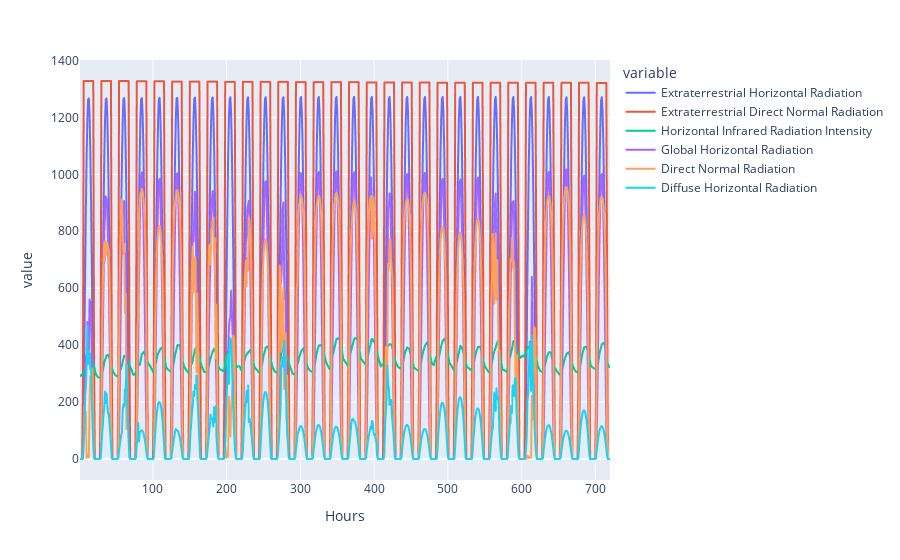

Notebook cell for this chart:
### Code cell
# data = a.dataframe[(a.dataframe["Month"]==6) & (a.dataframe["Year"]==1985)]
# data = a.dataframe[a.dataframe["Year"]==1985]
data = a.dataframe[a.dataframe["Month"]==6]
display(f"Data for months: {set(data['Month'])}, years: {set(data['Year'])}")
fig = px.line(data, x = "Hours", y = ["Extraterrestrial Horizontal Radiation",
    "Extraterrestrial Direct Normal Radiation" ,
    "Horizontal Infrared Radiation Intensity" ,
    "Global Horizontal Radiation" ,
    "Direct Normal Radiation" ,
    "Diffuse Horizontal Radiation" ])
fig.show()

### Figure 1 — Plotly figure (JSON) as saved in the notebook; plotly's stock layout.template omitted (floating-point values rounded to 4 significant figures; data arrays with more than 128 entries replaced by an {"elided": "..."} marker saying what was removed)
{"data": [{"hovertemplate": "variable=Extraterrestrial Horizontal Radiation<br>Hours=%{x}<br>value=%{y}<extra></extra>", "legendgroup": "Extraterrestrial Horizontal Radiation", "line": {"color": "#636efa", "dash": "solid"}, "marker": {"symbol": "circle"}, "mode": "lines", "name": "Extraterrestrial Horizontal Radiation", "showlegend": true, "type": "scattergl", "x": {"elided": "720 int values"}, "xaxis": "x", "y": {"elided": "720 int values"}, "yaxis": "y"}, {"hovertemplate": "variable=Extraterrestrial Direct Normal Radiation<br>Hours=%{x}<br>value=%{y}<extra></extra>", "legendgroup": "Extraterrestrial Direct Normal Radiation", "line": {"color": "#EF553B", "dash": "solid"}, "marker": {"symbol": "circle"}, "mode": "lines", "name": "Extraterrestrial Direct Normal Radiation", "showlegend": true, "type": "scattergl", "x": {"elided": "720 int values"}, "xaxis": "x", "y": {"elided": "720 int values"}, "yaxis": "y"}, {"hovertemplate": "variable=Horizontal Infrared Radiation Intensity<br>Hours=%{x}<br>value=%{y}<extra></extra>", "legendgroup": "Horizontal Infrared Radiation Intensity", "line": {"color": "#00cc96", "dash": "solid"}, "marker": {"symbol": "circle"}, "mode": "lines", "name": "Horizontal Infrared Radiation Intensity", "showlegend": true, "type": "scattergl", "x": {"elided": "720 int values"}, "xaxis": "x", "y": {"elided": "720 int values"}, "yaxis": "y"}, {"hovertemplate": "variable=Global Horizontal Radiation<br>Hours=%{x}<br>value=%{y}<extra></extra>", "legendgroup": "Global Horizontal Radiation", "line": {"color": "#ab63fa", "dash": "solid"}, "marker": {"symbol": "circle"}, "mode": "lines", "name": "Global Horizontal Radiation", "showlegend": true, "type": "scattergl", "x": {"elided": "720 int values"}, "xaxis": "x", "y": {"elided": "720 int values"}, "yaxis": "y"}, {"hovertemplate": "variable=Direct Normal Radiation<br>Hours=%{x}<br>value=%{y}<extra></extra>", "legendgroup": "Direct Normal Radiation", "line": {"color": "#FFA15A", "dash": "solid"}, "marker": {"symbol": "circle"}, "mode": "lines", "name": "Direct Normal Radiation", "showlegend": true, "type": "scattergl", "x": {"elided": "720 int values"}, "xaxis": "x", "y": {"elided": "720 int values"}, "yaxis": "y"}, {"hovertemplate": "variable=Diffuse Horizontal Radiation<br>Hours=%{x}<br>value=%{y}<extra></extra>", "legendgroup": "Diffuse Horizontal Radiation", "line": {"color": "#19d3f3", "dash": "solid"}, "marker": {"symbol": "circle"}, "mode": "lines", "name": "Diffuse Horizontal Radiation", "showlegend": true, "type": "scattergl", "x": {"elided": "720 int values"}, "xaxis": "x", "y": {"elided": "720 int values"}, "yaxis": "y"}], "layout": {"legend": {"title": {"text": "variable"}, "tracegroupgap": 0}, "margin": {"t": 60}, "xaxis": {"anchor": "y", "domain": [0, 1], "title": {"text": "Hours"}}, "yaxis": {"anchor": "x", "domain": [0, 1], "title": {"text": "value"}}}}
